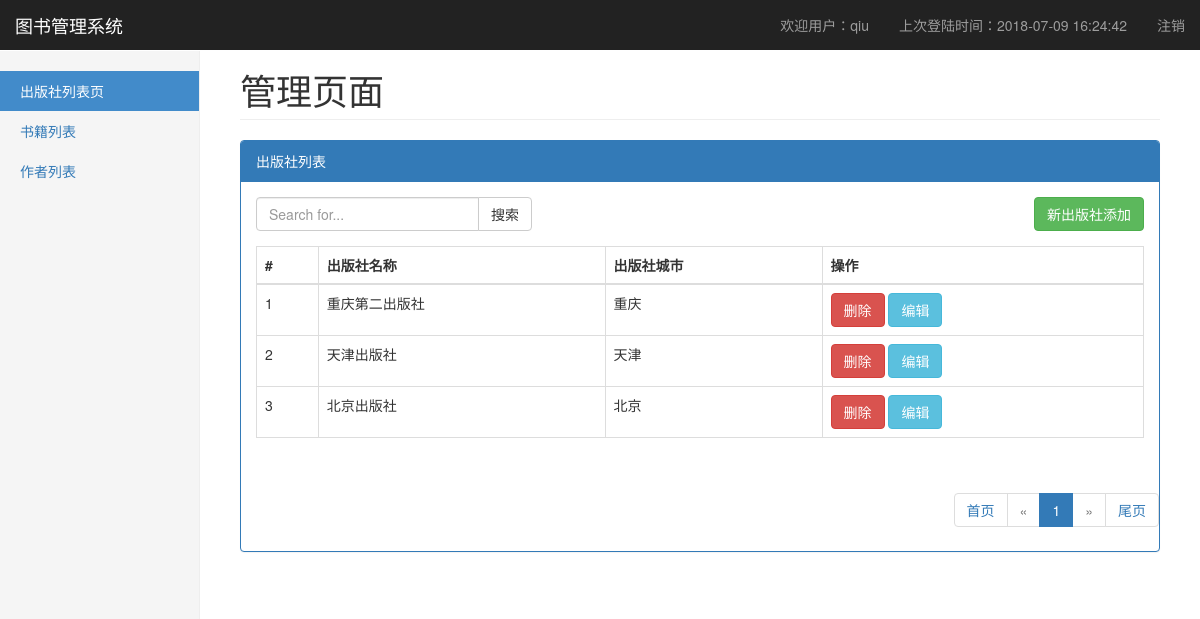
The page /publisher_list/ (signed in) on the database its author committed.
### app01/models.py (models this page shows, shortened)
class Publisher(models.Model):
    name = models.CharField(max_length=32)
    city = models.CharField(max_length=32)

### app01/views.py (the view)
# urls.py: re_path('publisher_list/', views.publisher_list,name='publisher_list'),
@check_login
def publisher_list(request):
    page_num = request.GET.get("page")
    total_count = models.Publisher.objects.all().count()
    page_obj = Page(page_num, total_count, per_page=10, url_prefix="publisher_list", max_page=11, )
    ret = models.Publisher.objects.all()[page_obj.start:page_obj.end]
    page_html = page_obj.page_html()
    return render(request,'publisher_list.html',{'publisher_list':ret,'page_html':page_html})

### app01/views.py (called while the page is built)
def check_login(func):
    @wraps(func)
    def inner(request,*args,**kwargs):
        ret = request.session.get('is_login')
        if ret == '1':
            return func(request,*args,**kwargs)
        else:
            next_url = request.path_info
            if request.is_ajax():
                return HttpResponse(json.dumps('a'))
            else:
                return redirect('/login/?next={}'.format(next_url))
    return inner

### utils/mypage.py (called while the page is built)
    @property
    def start(self):
        return self.data_start

    @property
    def end(self):
        return self.data_end

### templates/publisher_list.html (shortened to what this page needs)
{% extends 'base.html' %}
{% block page-main %}
    <div class="panel-heading">出版社列表 </div>
    <div class="panel-body">
        <div class="row" style="margin-bottom: 15px">
            <div class="col-md-4">
                <div class="input-group">
                    <input type="text" class="form-control" placeholder="Search for...">
                    <span class="input-group-btn">
                        <button class="btn btn-default" type="button">搜索</button>
                    </span>
                </div>
            </div>
            <div class="col-md-3 pull-right">
                <a href="{% url 'add_publisher' %}" class="btn btn-success pull-right">新出版社添加</a>
            </div>
        </div>
        <table class="table table-bordered">
            <thead>
            <tr>
                <th>#</th>
                <th>出版社名称</th>
                <th>出版社城市</th>
                <th>操作</th>
            </tr>
            </thead>
            <tbody>
            {% for publisher in publisher_list %}
                <tr>
                    <td>{{ forloop.counter }}</td>
                    <td>{{ publisher.name }}</td>
                    <td>{{ publisher.city }}</td>
                    <td>
                        <a class="btn btn-danger del_pu" href="javascript:void(0)" id="{{ publisher.id }}">删除</a>
                        <a class="btn btn-info" href="{% url 'edit_publisher' publisher.id %}/">编辑</a>
                    </td>
                </tr>
            {% empty %}
                <tr>
                    <td colspan="4" class="text-center">暂时没有数据~</td>
                </tr>
            {% endfor %}
            </tbody>
        </table>
    </div>
{% endblock %}
{% block pu %}
    active
{% endblock %}

### static/dashboard.css (style rules this page uses)
body { padding-top: 50px; }

### rows shown on the page
Publisher: name "重庆第二出版社", city "重庆"
Publisher: name "天津出版社", city "天津"
Publisher: name "北京出版社", city "北京"

### other values the page prints
{{ request.session.name }} "qiu"
{{ request.session.login_time|default:'第一次登陆' }} "2018-07-09 16:24:42"
{{ page_html|safe }} "首页 « 1 » 尾页"
